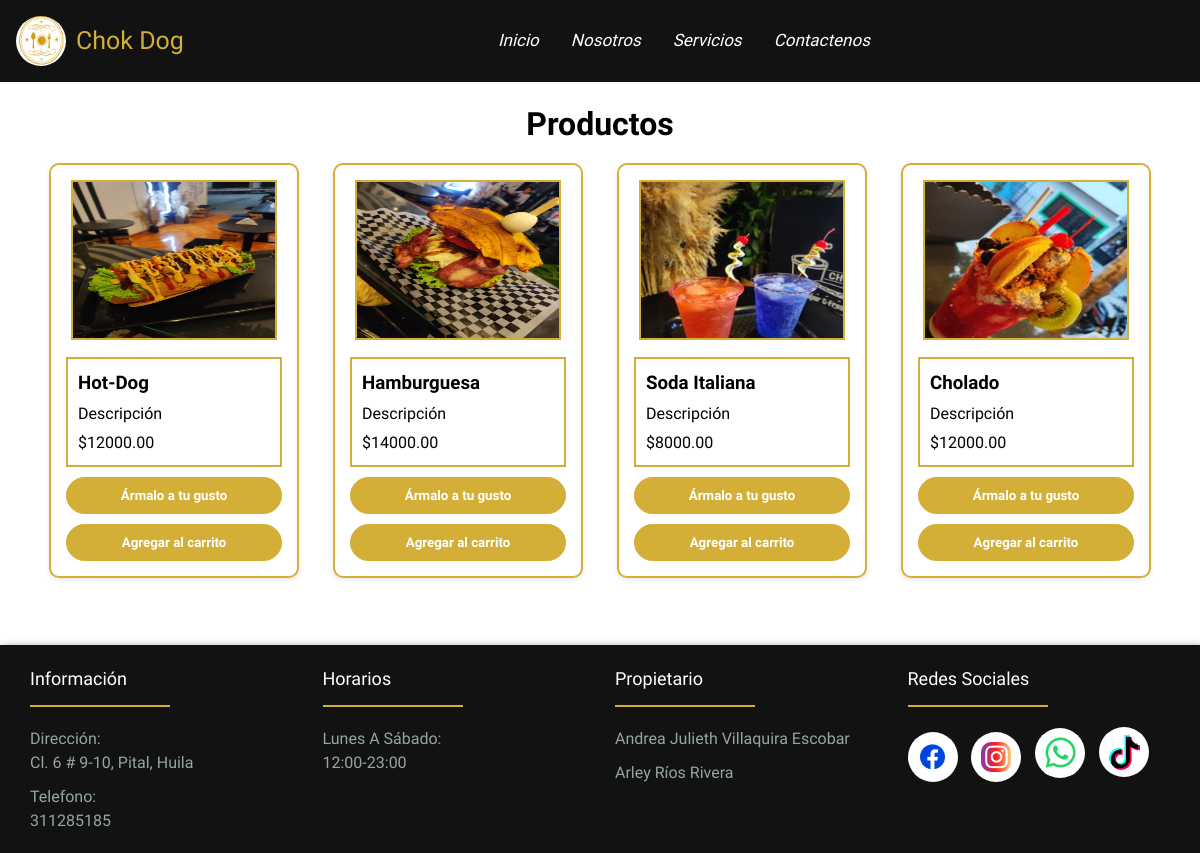
The page /productos on the database its author committed.
### comida/models.py (models this page shows, shortened)
class Product(models.Model):
    imagen = models.ImageField(upload_to='productos')
    nombre = models.CharField(max_length=200)
    descripcion = models.TextField()
    precio = models.DecimalField(max_digits=10, decimal_places=2)
    fecha_creacion = models.DateField(auto_now_add=True)

### comida/views.py (the view)
# urls.py: path('productos', views.productos, name='productos'),
def productos(request):
    products = Product.objects.all()
    return render(request, 'productos.html', {'products': products})

### comida/templates/productos.html (shortened to what this page needs)
{% extends 'base.html' %}
{% load static %}
{% block content %}
<link rel="stylesheet" href="{% static 'productos.css' %}">
<div class="prod">
    <div class="menu-con">
        <h1>Productos</h1>
        {% for product in products %}
            <div class="food-item">
                <img src="{{ product.imagen.url }}" alt="{{ product.nombre }}">
                <div class="details">
                    <h3>{{ product.nombre }}</h3>
                    <p>{{ product.descripcion }}</p>
                    <span class="price">${{ product.precio }}</span>
                </div>
                <div class="boton">
                    <button class="btn-custom" onclick="openModal('modal{{ product.id }}')">Ármalo a tu gusto</button>
                </div>
                <div class="boton">
                    <button class="btn-custom agregar-carrito"
                        data-id="{{ product.id }}"
                        data-nombre="{{ product.nombre }}"
                        data-precio="{{ product.precio }}">
                        Agregar al carrito
                    </button>
                </div>
            </div>
        {% endfor %}
    </div>
</div>
{% endblock %}

### comida/static/barra.css (style rules this page uses)
* { margin: 0; padding: 0; box-sizing: border-box; font-family: "Kotta One", serif; box-sizing: border-box; }
:root { --text_4: rgba(0, 0, 0, 0.3); --text_sha: 5px 20px 5px #000000; --box: 0px 4px 10px rgb(0, 0, 0); --blanco: #FFFFFF; --negro-profundo: #1a1a1a; --fondo: #0000007b; --dorado: #D4AF37; --gris-industrial: #2d2d2d; --negro-carbon: #121212; --gris-acero: #95A5A6; }
body { margin: 0; padding: 0; position: relative; min-height: 90vh; padding-bottom: 200px; line-height: 1.5; }

### comida/static/productos.css (style rules this page uses)
.prod { display: flex; justify-content: center; align-items: center; }
.menu-con { text-align: center; padding: 20px; margin-bottom: 40px; max-width: 1200px; }
.food-item { display: inline-block; align-items: center; padding: 15px; border-radius: 10px; margin: 15px; color: rgb(0, 0, 0); width: 250px; box-shadow: 0 2px 5px rgba(0,0,0,0.1); border: solid 2px var(--dorado); }
.food-item img { width: 95%; height: 160px; border: solid 2px var(--dorado); margin-bottom: 10px; }
.details { padding: 10px; border: solid 2px var(--dorado); margin-bottom: 10px; text-align: start; }
.details p { margin: 5px 0; }
.boton { display: flex; flex-direction: column; gap: 10px; margin-top: 10px; }
.boton button { background-color: var(--dorado); color: white; border: solid 1px var(--dorado); padding: 10px; border-radius: 25px; }
.btn-custom { background: #D4AF37; color: black; padding: 8px; border: none; cursor: pointer; border-radius: 5px; font-weight: bold; }

### rows shown on the page
Product: imagen (picture), nombre "Hot-Dog", descripcion "Descripción", precio "12000.00"
Product: imagen (picture), nombre "Hamburguesa", descripcion "Descripción", precio "14000.00"
Product: imagen (picture), nombre "Soda Italiana", descripcion "Descripción", precio "8000.00"
Product: imagen (picture), nombre "Cholado", descripcion "Descripción", precio "12000.00"
